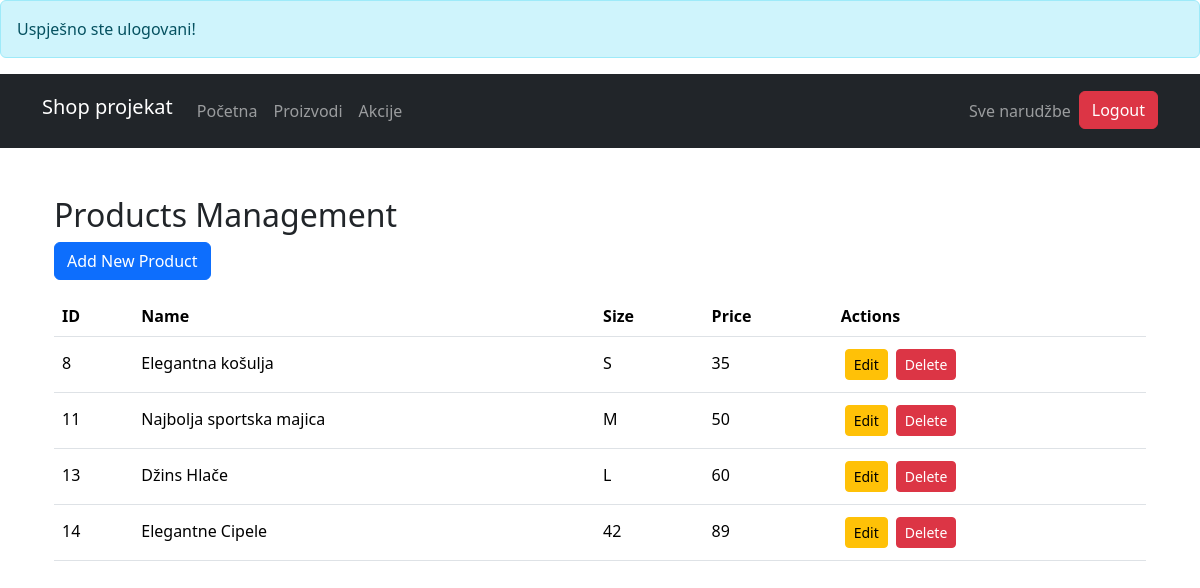
/admin/products.php (signed in), run on the app's committed database.
### tables this page shows
CREATE TABLE `products` (
  `product_id` int(11) NOT NULL,
  `name` varchar(255) NOT NULL,
  `price` varchar(255) NOT NULL,
  `size` varchar(255) NOT NULL,
  `image` varchar(255) NOT NULL,
  `created_at` datetime NOT NULL DEFAULT current_timestamp()
);

### app/classes/Product.php (called while the page is built, shortened)
<?php
class Product{
    protected $conn;
    public function __construct(){
        global $conn;
        $this->conn = $conn;
    }
    public function get_all(){
        $sql = "SELECT * FROM products";
        $res = $this->conn->query($sql);
        return $res->fetch_all(MYSQLI_ASSOC);
    }
}

### admin/products.php (the view, shortened to what this page needs)
<?php
require_once 'inc/header.php';
require_once '../app/classes/Product.php';
$product = new Product();
$products = $product->get_all();
?>
<div class="container mt-5">
    <h2>Products Management</h2>
    <a href="add_product.php" class="btn btn-primary mb-3">Add New Product</a>
    <table class="table">
        <thead>
        <tr>
            <th>ID</th>
            <th>Name</th>
            <th>Size</th>
            <th>Price</th>
            <th>Actions</th>
        </tr>
        </thead>
        <tbody>
        <?php
        foreach ($products as $product) {
            echo '<tr class="align-baseline">';
            echo '<td>' . $product['product_id'] . '</td>';
            echo '<td>' . $product['name'] . '</td>';
            echo '<td>' . $product['size'] . '</td>';
            echo '<td>' . $product['price'] . '</td>';
            echo '<td>';
            echo '<a href="edit_product.php?id=' . $product['product_id'] . '" class="btn btn-sm btn-warning m-1">Edit</a>';
            echo '<a href="delete_product.php?id=' . $product['product_id'] . '" class="btn btn-sm btn-danger m-1">Delete</a>';
            echo '</td>';
            echo '</tr>';
        }
        ?>
        </tbody>
    </table>
</div>
<?php require_once 'inc/footer.php'; ?>

### data on the page
products: product_id "8", name "Elegantna košulja", size "S", price "35"
products: product_id "11", name "Najbolja sportska majica", size "M", price "50"
products: product_id "13", name "Džins Hlače", size "L", price "60"
products: product_id "14", name "Elegantne Cipele", size "42", price "89"

### other printed values
$_SESSION['servermsg'] "Uspješno ste ulogovani!"
